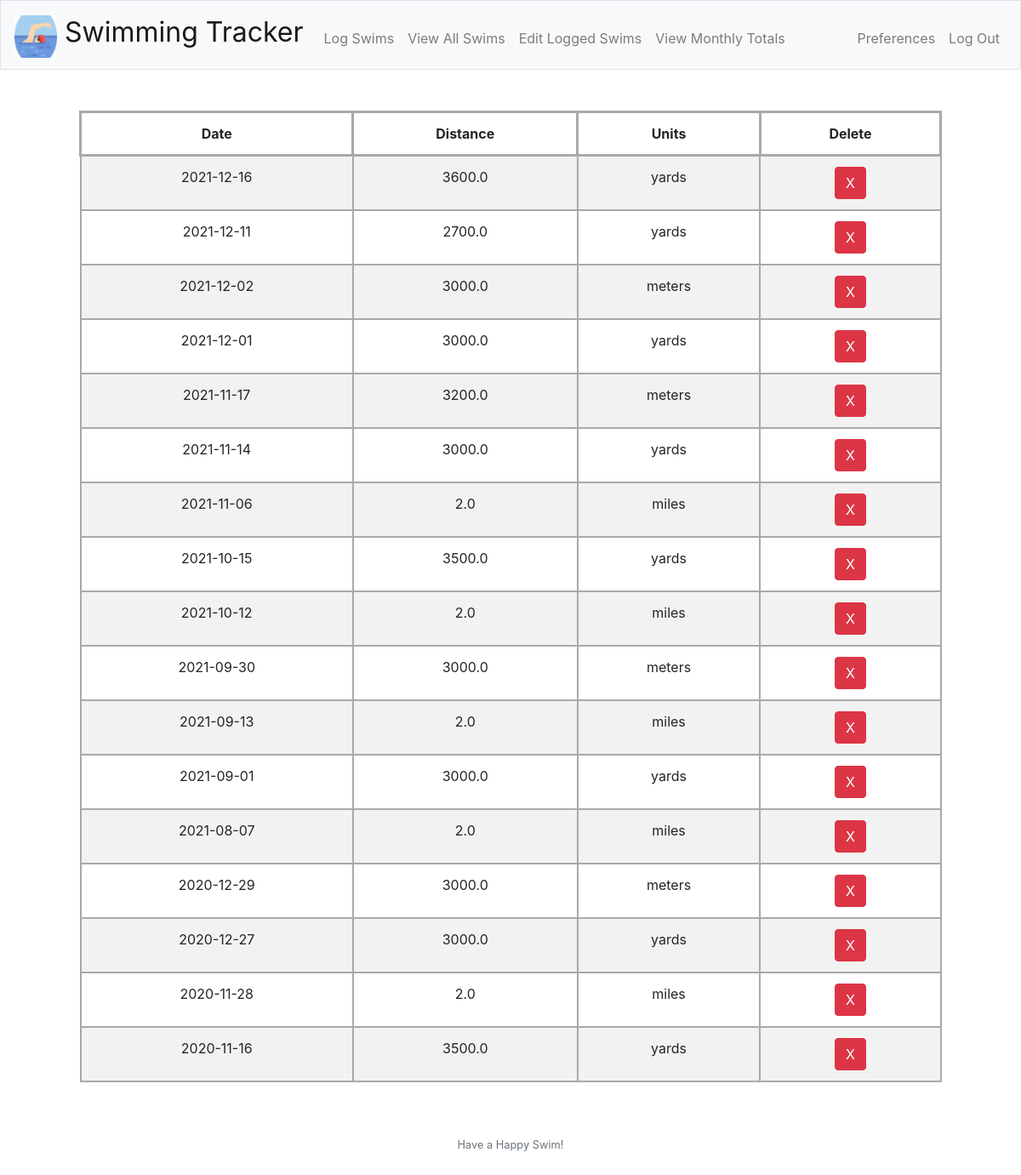
Page /editResults (signed in) on the committed database.
### tables this page shows
CREATE TABLE 'swims' ('swimid' integer PRIMARY KEY AUTOINCREMENT NOT NULL, 'userid' integer NOT NULL, 'date' date NOT NULL DEFAULT CURRENT_DATE, 'meters' real DEFAULT 0,'miles' real DEFAULT 0, 'yards' real DEFAULT 0, 'enteredunits' text);

### application.py (the view)
@app.route("/editResults", methods=["GET", "POST"])
@login_required
def editResults():
    if request.method == "POST":
        deleteSwim = request.form['delete']
        db.execute("DELETE FROM swims WHERE userid=? AND swimid=?", session["user_id"], deleteSwim)
        return redirect("/viewResults")
    else:
        swims = db.execute("SELECT * FROM swims WHERE userid=? ORDER BY date DESC", session["user_id"])
        return render_template("editResults.html", swims=swims)

### application.py (called while the page is built)
@app.after_request
def after_request(response):
    response.headers["Cache-Control"] = "no-cache, no-store, must-revalidate"
    response.headers["Expires"] = 0
    response.headers["Pragma"] = "no-cache"
    return response

### helpers.py (called while the page is built)
def login_required(f):
    @wraps(f)
    def decorated_function(*args, **kwargs):
        if session.get("user_id") is None:
            return redirect("/login")
        return f(*args, **kwargs)
    return decorated_function

### templates/editResults.html (shortened to what this page needs)
{% extends "layout.html" %}
{% block main %}
    <form action="/editResults" method="post">
        <div class='container'>
            <table class='table table-striped table-bordered table-hover border-3'>
                <thead>
                    <tr>
                        <th>Date</th>
                        <th>Distance</th>
                        <th>Units</th>
                        <th>Delete</th>
                    </tr>
                </thead>
                <tbody>
                    {% for swim in swims %}
                        <tr>
                            <td>{{ swim.date }}</td>
                            {% if swim.enteredunits == 'yards' %}
                                <td>{{ swim.yards }}</td>
                            {% elif swim.enteredunits == 'meters' %}
                                <td>{{ swim.meters }}</td>
                            {% elif swim.enteredunits == 'miles'  %}
                                <td>{{ swim.miles }}</td>
                            {% endif %}
                            <td>{{ swim.enteredunits }}</td>
                            <td>
                                <button class="btn btn-danger" type="submit" name="delete" value={{ swim.swimid }}>X</button>
                            </td>
                        </tr>
                    {% endfor %}
                </tbody>
            </table>
        </div>
    </form>
{% endblock %}

### static/styles.css (style rules this page uses)
table, td { border-width:2px !important; border-color:DarkGray !important; }
th { border-width: 3px !important; border-color: DarkGray !important; }

### rows in the picture
swims: date "2021-12-16", yards "3600.0", enteredunits "yards", {{ swim.swimid }} 61 (drawn)
swims: date "2021-12-11", yards "2700.0", enteredunits "yards", {{ swim.swimid }} 52 (drawn)
swims: date "2021-12-02", meters "3000.0", enteredunits "meters", {{ swim.swimid }} 44 (drawn)
swims: date "2021-12-01", yards "3000.0", enteredunits "yards", {{ swim.swimid }} 43 (drawn)
swims: date "2021-11-17", meters "3200.0", enteredunits "meters", {{ swim.swimid }} 47 (drawn)
swims: date "2021-11-14", yards "3000.0", enteredunits "yards", {{ swim.swimid }} 46 (drawn)
swims: date "2021-11-06", miles "2.0", enteredunits "miles", {{ swim.swimid }} 48 (drawn)
swims: date "2021-10-15", yards "3500.0", enteredunits "yards", {{ swim.swimid }} 2 (drawn)
swims: date "2021-10-12", miles "2.0", enteredunits "miles", {{ swim.swimid }} 3 (drawn)
swims: date "2021-09-30", meters "3000.0", enteredunits "meters", {{ swim.swimid }} 51 (drawn)
swims: date "2021-09-13", miles "2.0", enteredunits "miles", {{ swim.swimid }} 50 (drawn)
swims: date "2021-09-01", yards "3000.0", enteredunits "yards", {{ swim.swimid }} 49 (drawn)
swims: date "2021-08-07", miles "2.0", enteredunits "miles", {{ swim.swimid }} 57 (drawn)
swims: date "2020-12-29", meters "3000.0", enteredunits "meters", {{ swim.swimid }} 54 (drawn)
swims: date "2020-12-27", yards "3000.0", enteredunits "yards", {{ swim.swimid }} 53 (drawn)
swims: date "2020-11-28", miles "2.0", enteredunits "miles", {{ swim.swimid }} 55 (drawn)
swims: date "2020-11-16", yards "3500.0", enteredunits "yards", {{ swim.swimid }} 56 (drawn)
